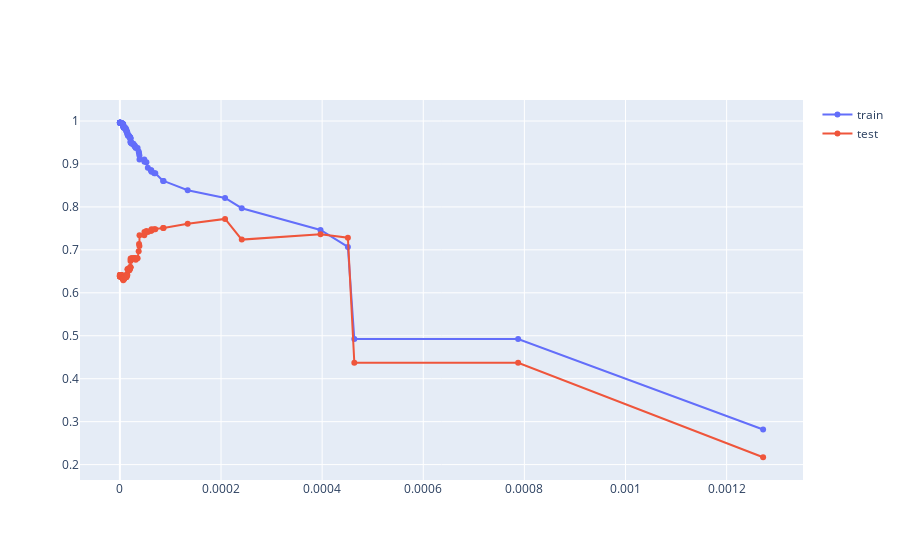

Notebook code for this chart:
### Code cell
train_scores = [clf.score(X_train, y_train) for clf in clfs]
test_scores = [clf.score(X_test, y_test) for clf in clfs]

fig = go.Figure()
fig.add_trace(
    go.Scatter(x=ccp_alphas, y=train_scores, mode='lines+markers', name="train"))
fig.add_trace(
    go.Scatter(x=ccp_alphas, y=test_scores, mode='lines+markers', name="test"))

fig.show()
